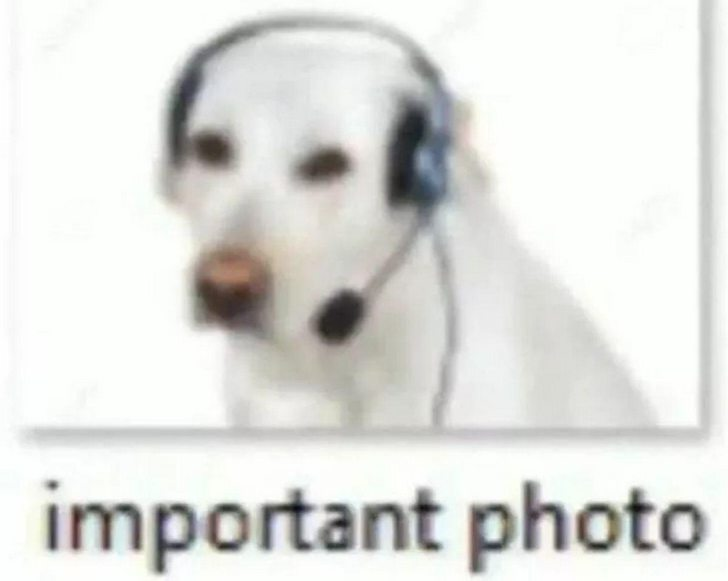
#> input picture assets/important-photo.jpg, 728 x 581 px
$ python drawing.py
#> lines starting #> are read from the running program, lines starting #| are printed output that depends on the picture
# importing open cv
import cv2 as cv

image = cv.imread('../assets/important-photo.jpg', 1)
#> image is the input picture: shape (581, 728, 3); mean B, G, R 220.5, 223.7, 223

image = cv.resize(image, (0, 0), fx=0.5, fy=0.5)
#> image: shape (290, 364, 3)
shapeinfo = image.shape
#> shapeinfo = (290, 364, 3)

height = shapeinfo[0]
#> height = 290
width = shapeinfo[1]
#> width = 364

# Drawing a line. Args: image, starting-pixel, length of the line, color (BGR), thickness
# width 364, height 290 - this makes a diagonal line?? look into the docs for these methods
image = cv.line(image, (0, 0), (width, height), (255,0,0), 10)
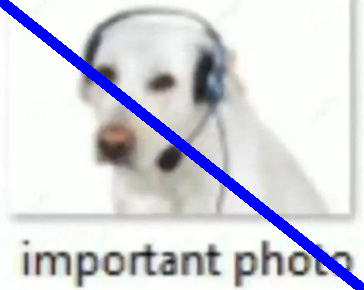
#> image: shape (290, 364, 3); mean B, G, R 222.7, 213.8, 213

# Same idea here. pass an image, give top right corner, then bottom right corner, and itll draw a cube around those coordinates. Passing -1 will fill the cube.
img = cv.rectangle(image, (100,100), (200, 200), (128,128,128), 3)
# circles take a CENTER first, and then it draws the line around your given radius.
img = cv.circle(img, (120, 120), 20, (0,0,255), 2)


# Drawing text:
font = cv.FONT_HERSHEY_SIMPLEX
# pass bottom lefthand corner pixel... ngl im not explaining this LOL, check the api/docs idk.
img = cv.putText(img, 'robert is great', (110, 40), font, 1, (0, 0, 0), 4, cv.LINE_AA)
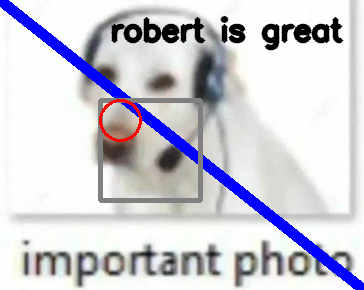
#> img: shape (290, 364, 3); mean B, G, R 214.6, 206, 206.2

cv.imshow("Display window", img)

print(image.shape)
#| (290, 364, 3)

k = cv.waitKey(0)
#> (key Esc is pressed here)

# closes the window
cv.destroyAllWindows()
